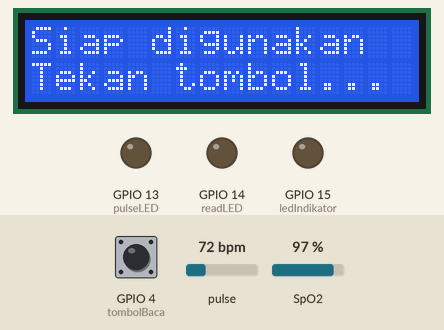
The sketch below on a simulated ESP32. Parts: 16×2 character LCD, output pins drawn as LEDs (lit = HIGH). The test bench sets the inputs (shaded band); at power-on: GPIO 4 (tombolBaca) HIGH, pulse 72 bpm, SpO2 97 %. What the sketch prints to the serial monitor is not drawn.

Above: at 1.2 s.
1.3 s: GPIO 4 (tombolBaca) pulled LOW for 0.15 s
At 2.0 s:
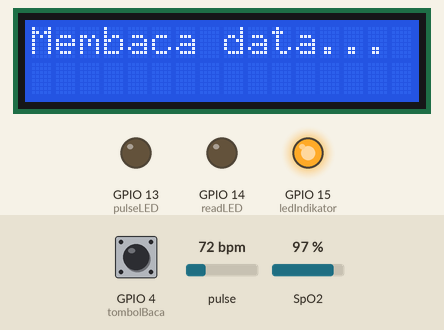
4.4 s: pulse set to 42 bpm
At 6.7 s:
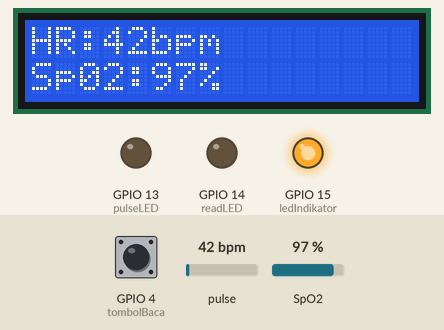
7.3 s: GPIO 4 (tombolBaca) pulled LOW for 1 s
At 8.8 s:
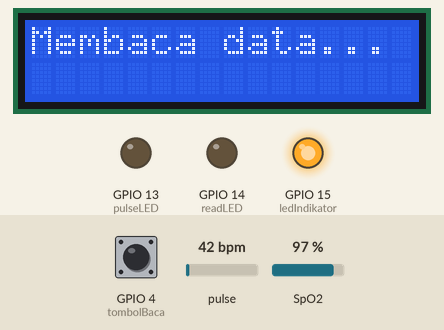
11.3 s: SpO2 set to 80 %
At 12.5 s:
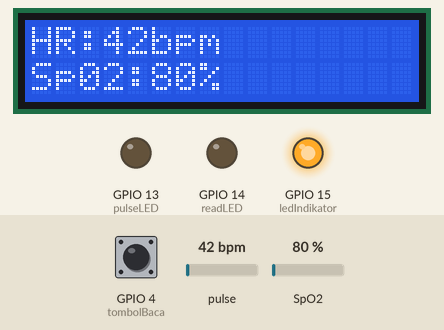
13.7 s: GPIO 4 (tombolBaca) pulled LOW for 3.2 s
At 14.6 s:
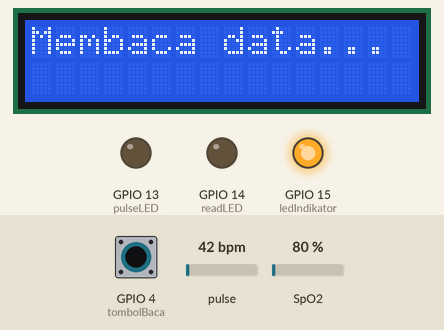
Timing chart, 0 to 16.7 s (numbered marks = the images above; inputs shaded):
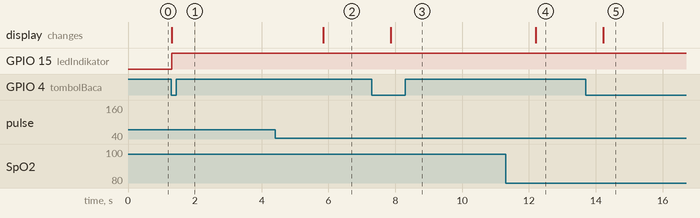

Measured:
- after the input at 1.3 s, GPIO 15 (ledIndikator): LOW → HIGH at once; the display: changes at once (image 1)
- after the input at 4.4 s, the display: changes after 1.4 s (image 2)
- after the input at 7.3 s, the display: changes after 0.57 s (image 3)
- after the input at 11.3 s, the display: changes after 0.91 s (image 4)
- after the input at 13.7 s, the display: changes after 0.53 s (image 5)

The sketch:

Deteksi_New_4.ino
```cpp
#include <Wire.h>
#include "MAX30105.h"
#include "spo2_algorithm.h"
#include <LiquidCrystal_I2C.h>

MAX30105 particleSensor;
LiquidCrystal_I2C lcd(0x27, 16, 2);

#define MAX_BRIGHTNESS 255
#define tombolBaca 4 // Pin tombol
#define ledIndikator 15

#if defined(__AVR_ATmega328P__) || defined(__AVR_ATmega168__)
uint16_t irBuffer[100];
uint16_t redBuffer[100];
#else
uint32_t irBuffer[100];
uint32_t redBuffer[100];
#endif

int32_t bufferLength;
int32_t spo2;
int8_t validSPO2;
int32_t heartRate;
int8_t validHeartRate;

byte pulseLED = 13;
byte readLED = 14;

void setup()
{
  Serial.begin(115200);

  pinMode(pulseLED, OUTPUT);
  pinMode(readLED, OUTPUT);
  pinMode(ledIndikator, OUTPUT);
  pinMode(tombolBaca, INPUT_PULLUP); // Tombol aktif LOW
  Wire.begin(21, 22); // ESP32 default: SDA=21, SCL=22

  if (!particleSensor.begin(Wire, I2C_SPEED_FAST))
  {
    Serial.println(F("Sensor tidak ditemukan. Cek kabel dan power."));
    while (1);
  }

  byte ledBrightness = 60;
  byte sampleAverage = 4;
  byte ledMode = 2;
  byte sampleRate = 100;
  int pulseWidth = 411;
  int adcRange = 4096;

  particleSensor.setup(ledBrightness, sampleAverage, ledMode, sampleRate, pulseWidth, adcRange);

  Serial.println("Silakan tekan tombol untuk mulai pembacaan HR & SpO2...");
  lcd.init();
  lcd.backlight();
  lcd.setCursor(0, 0);
  lcd.print("Siap digunakan");
  lcd.setCursor(0, 1);
  lcd.print("Tekan tombol...");

}

void loop()
{
  if (digitalRead(tombolBaca) == LOW)
  {
    Serial.println("Pembacaan dimulai...");

    lcd.clear();
    lcd.print("Membaca data...");
    digitalWrite(ledIndikator, HIGH);

    delay(500); // debounce
    ambilDataHRSpO2();

    Serial.println("Selesai. Silakan ganti orang dan tekan tombol lagi.\n");
    delay(2000); // jeda sebelum kembali ke loop
  }
}

void ambilDataHRSpO2()
{
  bufferLength = 100;

  for (byte i = 0 ; i < bufferLength ; i++)
  {
    while (!particleSensor.available())
      particleSensor.check();

    redBuffer[i] = particleSensor.getRed();
    irBuffer[i] = particleSensor.getIR();
    particleSensor.nextSample();
  }

  maxim_heart_rate_and_oxygen_saturation(irBuffer, bufferLength, redBuffer,
                                         &spo2, &validSPO2, &heartRate, &validHeartRate);

  // Tampilkan hasil
  Serial.print("HR     : ");
  Serial.print(heartRate);
  Serial.print(" bpm (Valid: ");
  Serial.print(validHeartRate);
  Serial.println(")");

  Serial.print("SpO2   : ");
  Serial.print(spo2);
  Serial.print(" % (Valid: ");
  Serial.print(validSPO2);
  Serial.println(")");

  lcd.clear();
  if(validHeartRate && validSPO2)
  {
    lcd.setCursor(0, 0);
    lcd.print("HR:");
    lcd.print(heartRate);
    lcd.print("bpm");

    lcd.setCursor(0, 1);
    lcd.print("Sp02:");
    lcd.print(spo2);
    lcd.print("%");
  }
  else
  {
    lcd.print("Data tidak valid");
  }
}
```
